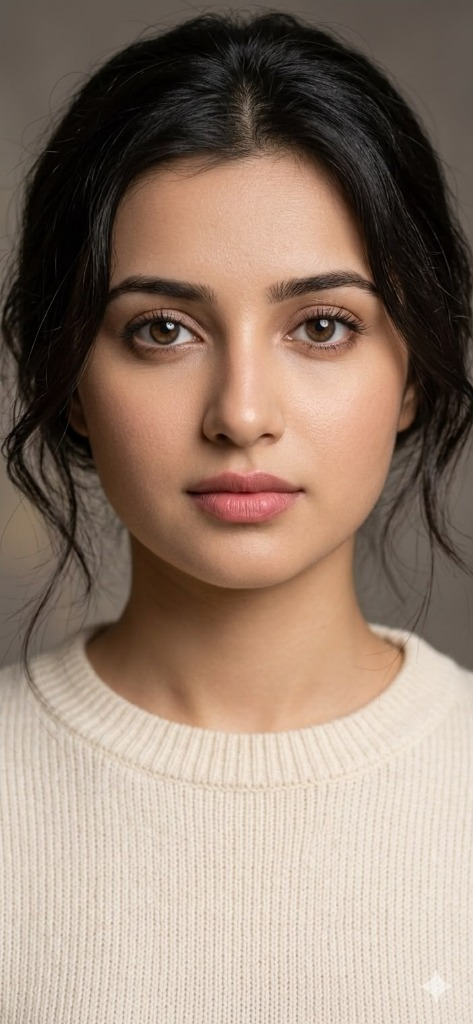
#> input picture samples/woman.jpg, 473 x 1024 px
$ python -i build_eval_set.py   (imports and definitions only)
#> lines starting #> are read from the running program, lines starting #| are printed output that depends on the picture
"""Build degraded evaluation set of real photos for robustness and false-positive testing.

Creates degraded copies in data/real_degraded/ applying:
 - JPEG compression (quality 30)
 - Half resolution (50% downscaling)
 - 80% center crop
 - Gaussian blur
 - Combined social-media style degradation (all transformations applied)

Usage:
    python scripts/build_eval_set.py [input_dir] [--output data/real_degraded]
"""
import os
import sys
import argparse
import glob
import io
import cv2
import numpy as np
from PIL import Image

# Ensure project root is in sys.path
sys.path.insert(0, os.path.abspath(os.path.join(os.path.dirname(__file__), "..")))
from forensics.utils import load_rgb

VALID_EXTS = (".jpg", ".jpeg", ".png", ".webp", ".bmp")


def apply_jpeg(rgb: np.ndarray, quality: int = 30) -> np.ndarray:
    buf = io.BytesIO()
    Image.fromarray(rgb).save(buf, "JPEG", quality=quality)
    buf.seek(0)
    return np.array(Image.open(buf).convert("RGB"))


def apply_half_res(rgb: np.ndarray) -> np.ndarray:
    return cv2.resize(rgb, None, fx=0.5, fy=0.5, interpolation=cv2.INTER_AREA)


def apply_center_crop_80(rgb: np.ndarray) -> np.ndarray:
    h, w = rgb.shape[:2]
    return rgb[int(0.1 * h):int(0.9 * h), int(0.1 * w):int(0.9 * w)]


def apply_gaussian_blur(rgb: np.ndarray, sigma: float = 1.2) -> np.ndarray:
    return cv2.GaussianBlur(rgb, (0, 0), sigma)


def apply_combined(rgb: np.ndarray) -> np.ndarray:
    c = apply_center_crop_80(rgb)
    h = apply_half_res(c)
    b = apply_gaussian_blur(h, 1.2)
    return apply_jpeg(b, quality=30)


def save_image(rgb: np.ndarray, path: str, quality: int = 95):
    os.makedirs(os.path.dirname(path), exist_ok=True)
    Image.fromarray(rgb).save(path, quality=quality)


# [68 lines left out: functions build_degraded_dataset, main, not called in this run]


# [2 lines not run here, left out]

>>> import cv2
>>> picture = cv2.imread('../samples/woman.jpg')
#> picture is the input picture: shape (1024, 473, 3); mean B, G, R 111.9, 126.6, 147.1
>>> result = apply_combined(picture)
#> in apply_center_crop_80, `return rgb[int(0.1 * h):int(0.9 * h), int(0.1 * w):int(0.9 * w)]`:
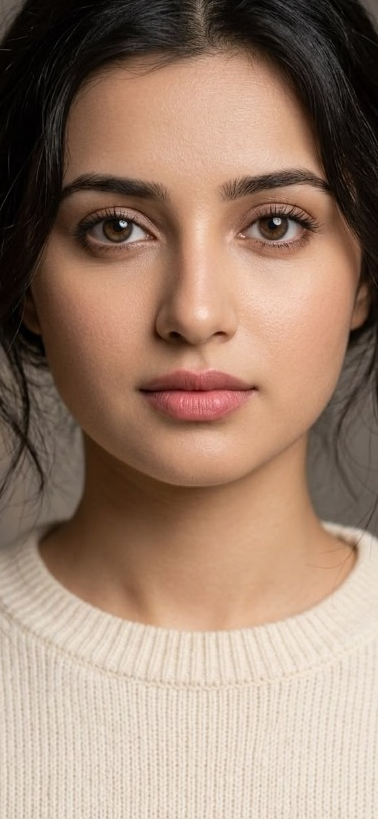
#> returned value: shape (819, 378, 3); mean of channels 0, 1, 2 111.2, 128.9, 155.4; drawn as B, G, R
#> in apply_jpeg, `return np.array(Image.open(buf).convert("RGB"))`:
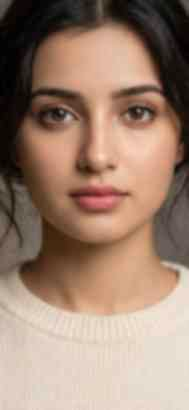
#> returned value: shape (410, 189, 3); mean of channels 0, 1, 2 111.8, 129, 156.1; drawn as B, G, R
